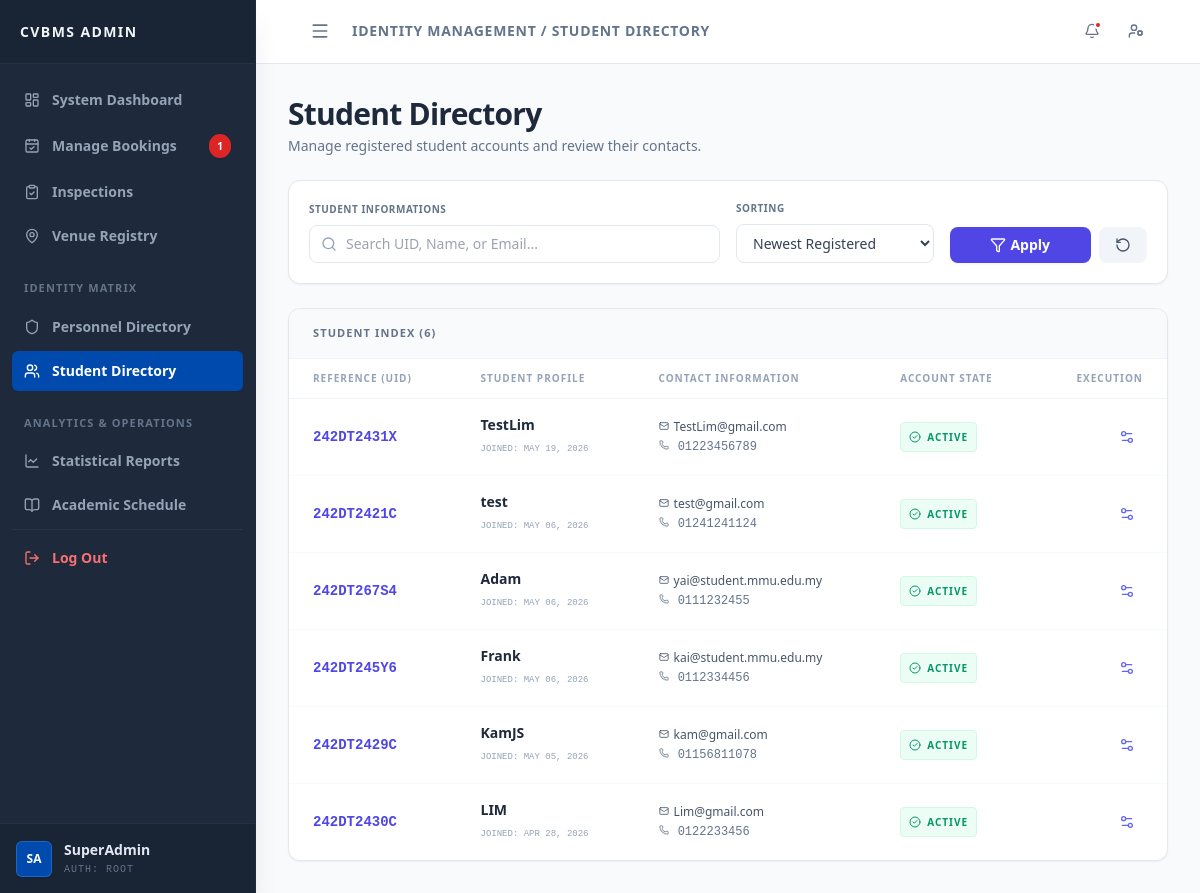
The page /admin/manage_students.php (signed in) on the database its author committed.
### tables this page shows
CREATE TABLE `user` (
  `uid` varchar(15) NOT NULL,
  `username` varchar(50) NOT NULL,
  `email` varchar(100) NOT NULL,
  `password` varchar(255) NOT NULL,
  `phone_num` varchar(20) NOT NULL,
  `profile_pic` varchar(255) NOT NULL DEFAULT '',
  `outstanding_debt` decimal(10,2) UNSIGNED NOT NULL DEFAULT 0.00,
  `account_status` enum('active','restricted') NOT NULL DEFAULT 'active',
  `created_at` timestamp NOT NULL DEFAULT current_timestamp()
);

### admin/manage_students.php (the view, shortened to what this page needs)
<?php
require_once '../config/db.php';
$filter_query = trim($_GET['f_query'] ?? '');
$filter_sort = trim($_GET['f_sort'] ?? 'newest');
$sql = "SELECT uid, username, email, phone_num, created_at FROM user WHERE 1=1";
if ($filter_sort === 'oldest') {
    $sql .= " ORDER BY created_at ASC";
} elseif ($filter_sort === 'name_asc') {
    $sql .= " ORDER BY username ASC";
} else {
    $sql .= " ORDER BY created_at DESC";
}
$result = $conn->query($sql);
?>
<!DOCTYPE html>
<html lang="en">
<head>
    <script src="https://cdn.tailwindcss.com"></script>
    <link rel="stylesheet" href="../assets/css/layout.css?v=1.2">
</head>
<body class="bg-slate-50 text-slate-800 font-sans antialiased h-screen flex overflow-hidden">
    <?php include('../includes/admin_sidebar.php'); ?>
    <main class="flex-1 flex flex-col h-screen overflow-hidden relative bg-slate-50">
        <header class="h-16 glass-panel border-b border-slate-200 flex items-center justify-between px-6 z-10 shrink-0">
            <?php
            $topbar_content = '<h2 class="text-sm font-bold text-slate-500 uppercase tracking-wider">Identity Management / Student Directory</h2>';
            include('../includes/admin_topbar.php');
            ?>
        </header>
        <div class="flex-1 overflow-y-auto p-8 scroll-smooth">
            <div class="mb-6 flex justify-between items-end">
                <div>
                    <h1 class="text-3xl font-extrabold text-slate-800 tracking-tight">Student Directory</h1>
                    <p class="text-sm text-slate-500 mt-1">Manage registered student accounts and review their contacts.</p>
                </div>
            </div>
            <div class="bg-white p-5 rounded-xl shadow-sm border border-slate-200 mb-6">
                <form method="GET" class="grid grid-cols-1 md:grid-cols-4 gap-4 items-end">
                    <div class="md:col-span-2">
                        <label class="block text-[10px] font-bold text-slate-500 uppercase tracking-wider mb-2">Student Informations</label>
                        <div class="relative">
                            <i data-lucide="search" class="absolute left-3 top-1/2 -translate-y-1/2 w-4 h-4 text-slate-400"></i>
                            <input type="text" name="f_query" value="<?php echo htmlspecialchars($filter_query); ?>" placeholder="Search UID, Name, or Email..." class="w-full pl-9 pr-4 py-2 border border-slate-200 rounded-lg text-sm focus:border-indigo-500 outline-none transition-colors">
                        </div>
                    </div>
                    <div>
                        <label class="block text-[10px] font-bold text-slate-500 uppercase tracking-wider mb-2">Sorting</label>
                        <select name="f_sort" class="w-full px-3 py-2 border border-slate-200 rounded-lg text-sm focus:border-indigo-500 outline-none bg-white font-medium text-slate-700 transition-colors">
                            <option value="newest" <?php if($filter_sort==='newest') echo 'selected'; ?>>Newest Registered</option>
                        </select>
                    </div>
                    <div class="flex space-x-2">
                        <button type="submit" class="w-full px-4 py-2 bg-indigo-600 text-white text-sm font-bold rounded-lg hover:bg-indigo-700 transition shadow-sm flex items-center justify-center">
                            <i data-lucide="filter" class="w-4 h-4 mr-1"></i> Apply
                        </button>
                        <a href="manage_students.php" class="px-4 py-2 bg-slate-100 text-slate-600 text-sm font-bold rounded-lg hover:bg-slate-200 transition flex items-center justify-center" title="Reset Filters">
                            <i data-lucide="rotate-ccw" class="w-4 h-4"></i>
                        </a>
                    </div>
                </form>
            </div>
            <div class="bg-white rounded-xl shadow-sm border border-slate-200 overflow-hidden">
                <div class="px-6 py-4 border-b border-slate-100 bg-slate-50">
                    <h3 class="text-[11px] font-black text-slate-500 uppercase tracking-widest">Student Index (<?php echo $result->num_rows; ?>)</h3>
                </div>
                <table class="w-full text-left border-collapse">
                    <thead class="bg-white text-[10px] text-slate-400 font-black uppercase tracking-widest border-b border-slate-100">
                        <tr>
                            <th class="px-6 py-3">Reference (UID)</th>
                            <th class="px-6 py-3">Student Profile</th>
                            <th class="px-6 py-3">Contact Information</th>
                            <th class="px-6 py-3">Account State</th>
                            <th class="px-6 py-3 text-right">Execution</th>
                        </tr>
                    </thead>
                    <tbody class="text-sm divide-y divide-slate-50">
                        <?php if ($result && $result->num_rows > 0): ?>
                            <?php while($row = $result->fetch_assoc()): ?>
                            <tr class="hover:bg-slate-50 transition-colors">
                                <td class="px-6 py-4 font-mono font-bold text-indigo-600"><?php echo htmlspecialchars($row['uid']); ?></td>
                                <td class="px-6 py-4">
                                    <span class="font-bold text-slate-800 block"><?php echo htmlspecialchars($row['username']); ?></span>
                                    <span class="text-[9px] text-slate-400 font-mono uppercase mt-1 block">Joined: <?php echo date('M d, Y', strtotime($row['created_at'])); ?></span>
                                </td>
                                <td class="px-6 py-4">
                                    <a href="mailto:<?php echo htmlspecialchars($row['email']); ?>" class="text-xs text-slate-600 hover:text-indigo-600 transition-colors block font-medium">
                                        <i data-lucide="mail" class="w-3 h-3 inline pb-0.5"></i> <?php echo htmlspecialchars($row['email']); ?>
                                    </a>
                                    <span class="text-xs text-slate-500 font-mono mt-1 block">
                                        <i data-lucide="phone" class="w-3 h-3 inline pb-0.5"></i> <?php echo htmlspecialchars($row['phone_num']); ?>
                                    </span>
                                </td>
                                <td class="px-6 py-4">
                                    <span class="px-2 py-1 bg-emerald-50 text-emerald-600 border border-emerald-100 rounded text-[10px] font-black uppercase tracking-widest flex items-center w-max">
                                        <i data-lucide="check-circle-2" class="w-3 h-3 mr-1.5"></i> Active
                                    </span>
                                </td>
                                <td class="px-6 py-4 text-right">
                                    <div class="flex items-center justify-end space-x-2">
                                        <a href="edit_student.php?uid=<?php echo urlencode($row['uid']); ?>" class="p-2 text-indigo-500 hover:bg-indigo-50 rounded-lg transition" title="Modify Record">
                                            <i data-lucide="settings-2" class="w-4 h-4"></i>
                                        </a>
                                    </div>
                                </td>
                            </tr>
                            <?php endwhile; ?>
                        <?php endif; ?>
                    </tbody>
                </table>
            </div>
        </div>
    </main>
</body>
</html>

### assets/css/layout.css (style rules this page uses)
.glass-panel { background: rgba(255, 255, 255, 0.95); backdrop-filter: blur(10px); -webkit-backdrop-filter: blur(10px); }

### rows shown on the page
user: uid "242DT2431X", username "TestLim", created_at "MAY 19, 2026", email "TestLim@gmail.com", phone_num "01223456789"
user: uid "242DT2421C", username "test", created_at "MAY 06, 2026", email "test@gmail.com", phone_num "01241241124"
user: uid "242DT267S4", username "Adam", created_at "MAY 06, 2026", email "yai@student.mmu.edu.my", phone_num "0111232455"
user: uid "242DT245Y6", username "Frank", created_at "MAY 06, 2026", email "kai@student.mmu.edu.my", phone_num "0112334456"
user: uid "242DT2429C", username "KamJS", created_at "MAY 05, 2026", email "kam@gmail.com", phone_num "01156811078"
user: uid "242DT2430C", username "LIM", created_at "APR 28, 2026", email "Lim@gmail.com", phone_num "0122233456"

### other values the page prints
$pending_bookings_count "1"
$_SESSION['full_name'] "SuperAdmin"
$result->num_rows "6"
